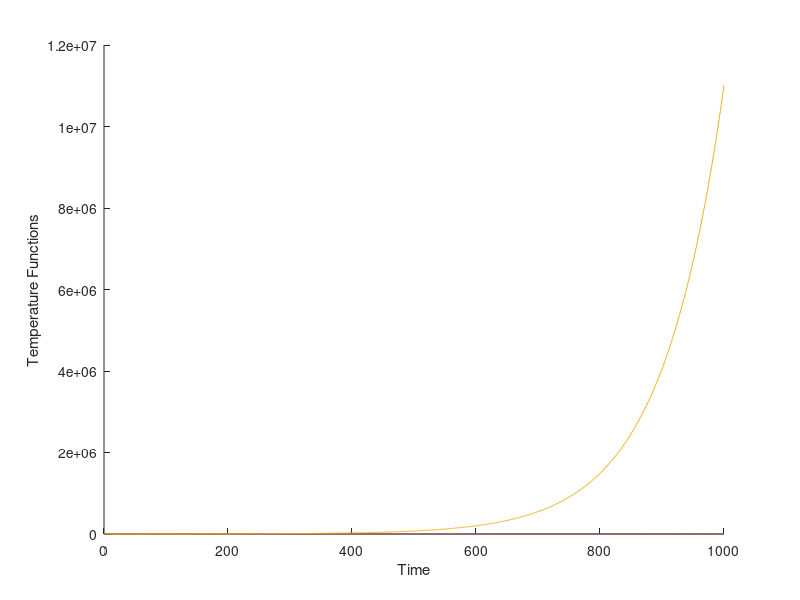

The MATLAB source for this figure:
  1;

  ##############################################################################
  # FUNCTIONS
  ##############################################################################

  ##============================================================================
  #
  function y = geometric(T0, x)
    a = 0.995;
    y = [T0];

    for i = 2:length(x)
      y = [y; a*y(i-1)];
    endfor
  endfunction

  ##============================================================================
  #
  function y = linear(T0, x)
    D = 0.5;
    y = [T0];

    for i = 2:length(x)
      y = [y; y(i-1) - D];
    endfor
  endfunction

  ##============================================================================
  #
  function y = exponential(T0, x)
    b = 0.01;
    y = [T0];

    for i = 2:length(x)
      y = [y; exp(b)*y(i-1)];
    endfor
  endfunction

  ##############################################################################
  # SCRIPT
  ##############################################################################

  ## Generate x vector
  x = 0:1:1000;

  ## Initial temperature
  T0 = 500;

  ## Plots
  tf = figure();
  hold on;
  plot(x, geometric(T0, x));
  plot(x, linear(T0, x));
  plot(x, exponential(T0, x));
  hold off;

  ## Configure Plot
  xlabel ("Time");
  ylabel ("Temperature");
  ylabel ("Temperature Functions");

  ## Output plot
  ## print(tf, "cool-func.pdf", "-dpdflatexstandalone");
  ## system ("pdflatex plot15_7");
